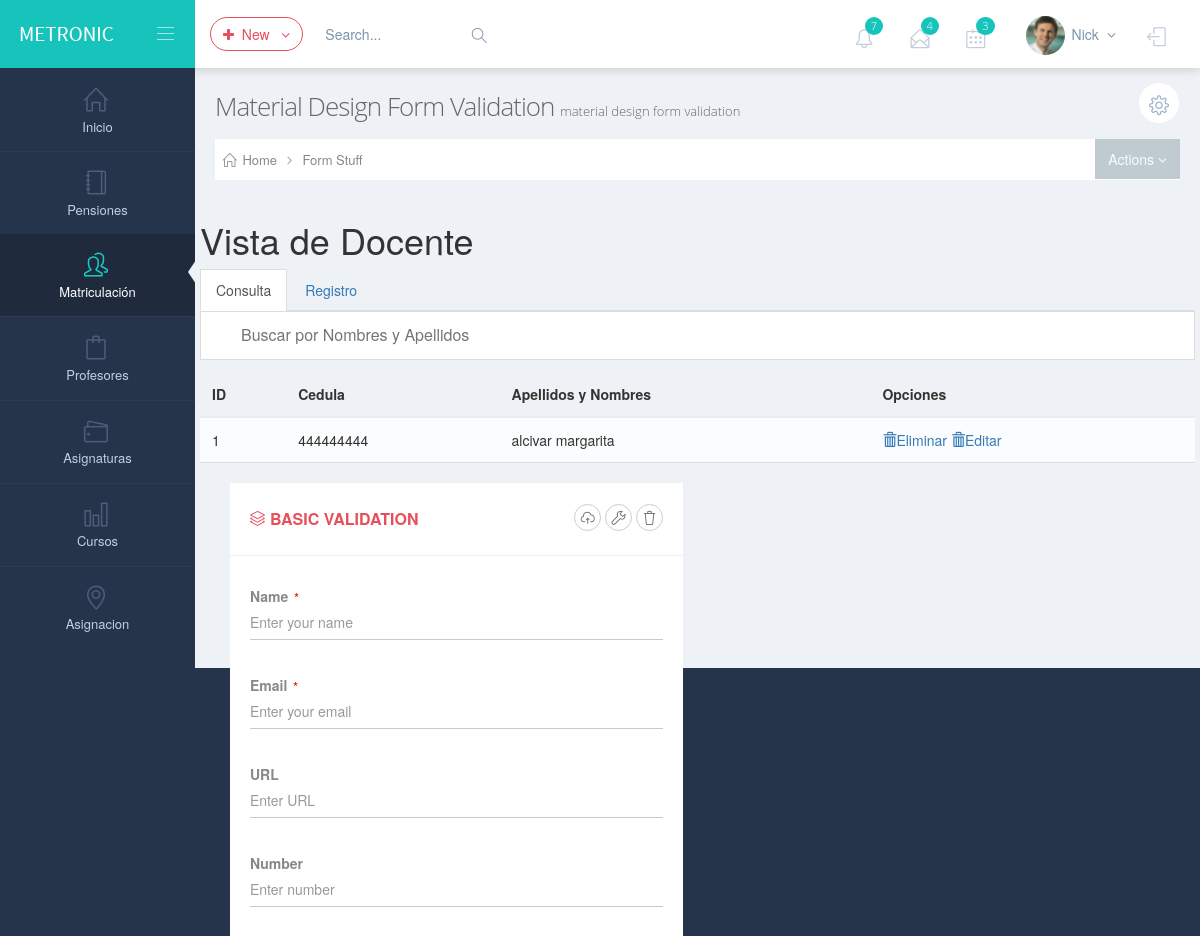
The page /index.php/docente (upper part) on the database as committed earlier.
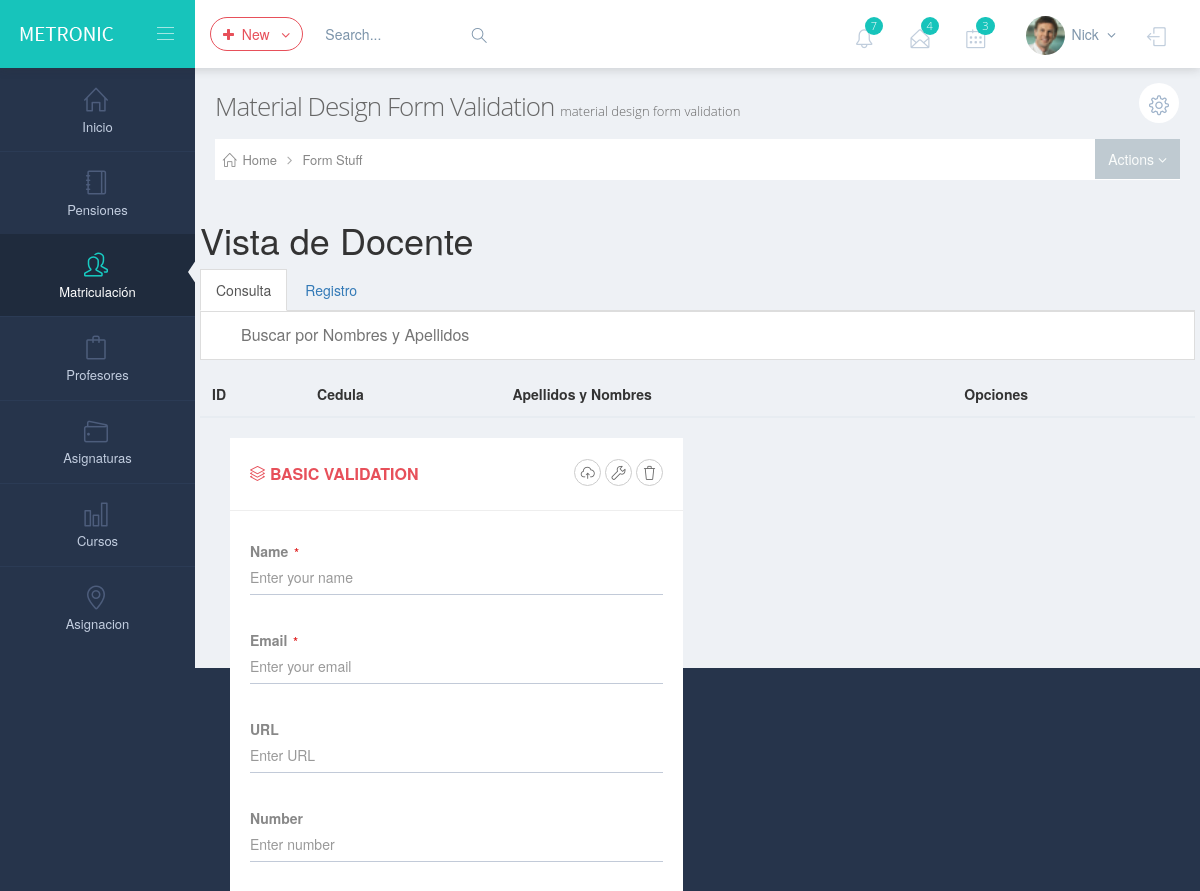
The same page on the database as committed later.
### tables this page shows
CREATE TABLE IF NOT EXISTS `Docente` (
  `id_Docente` INT NOT NULL AUTO_INCREMENT,
  `cedula_Docente` INT(10) NULL,
  `ape_Docente` VARCHAR(45) NULL,
  `nom_Docente` VARCHAR(45) NULL,
  `telf_Docente` VARCHAR(45) NULL,
  `correo_Docente` VARCHAR(45) NULL,
  `direc_Docente` VARCHAR(45) NULL,
  `fech_nac_Docente` DATE NULL,
  `user_Docente` VARCHAR(45) NULL,
  `pass_Docente` VARCHAR(45) NULL,
  PRIMARY KEY (`id_Docente`));

### application/controllers/Docente.php (called while the page is built, shortened)
<?php
class Docente extends CI_Controller
{
	function __construct()
	{
		$this->load->model("Modelo_Docente");
	}
	public function index()
	{
	$data['contenido'] = "DOCENTE/index";
	$data['selDocente'] = $this->Modelo_Docente->selDocente();
	$data['listarDocente']=$this->Modelo_Docente->listarDocente();
	$this->load->view("plantilla", $data);
	}
}
?>

### index.php (called while the page is built, shortened)
<?php
require_once BASEPATH.'core/CodeIgniter.php';

### application/models/Modelo_Docente.php (called while the page is built, shortened)
<?php
class Modelo_Docente extends CI_Controller
{
	public function listarDocente()
	{
			$query=	$this->db->query("select * from Docente");
			return $query->result();
	}
}
?>

### application/views/DOCENTE/index.php (the view, shortened to what this page needs)
<h1> Vista de Docente</h1>
 <div>
  <ul class="nav nav-tabs" role="tablist">
    <li role="presentation" class="active"><a href="#home" aria-controls="home" role="tab" data-toggle="tab">Consulta </a></li>
    <li role="presentation"><a href="#profile" aria-controls="profile" role="tab" data-toggle="tab">Registro</a></li>
  </ul>
<input type="text" id="myInput" onkeyup="myFunction()"  placeholder="Buscar por Nombres y Apellidos" title="Type in a name">
  <div class="tab-content">
    <div role="tabpanel" class="tab-pane active" id="home">
  <table class="table table-striped" id="myTable">
      <thead>
        <th> ID</th>
        <th> Cedula</th>
        <th> Apellidos y Nombres</th>
        <th> Opciones</th>
      </thead>
      <tbody>
        <?php foreach ($listarDocente as $key => $value) { ?>
         <tr>
          <td> <?php echo $value->id_Docente; ?>   </td>
          <td> <?php echo $value->cedula_Docente; ?>   </td>
          <td> <?php echo $value->ape_Docente.' '. $value->nom_Docente; ?>   </td>
          <td>
            <a href=" <?php echo base_url('Docente/delete/')."/".$value->id_Docente; ?>"><span class="glyphicon glyphicon-trash" aria-hidden="true"></span>Eliminar</a>
            <a href="<?php echo base_url('Docente/edit/')."/".$value->id_Docente; ?>"><span class="glyphicon glyphicon-trash" aria-hidden="true"></span>Editar</a>
          </td>
      <?php  } ?>
      </tr>
      </tbody>
  </table>
    </div>
  </div>
</div>

Rows that differ between the two databases and show on the page:
removed docente: id_Docente "1", cedula_Docente "444444444", ape_Docente "alcivar", nom_Docente "margarita"
